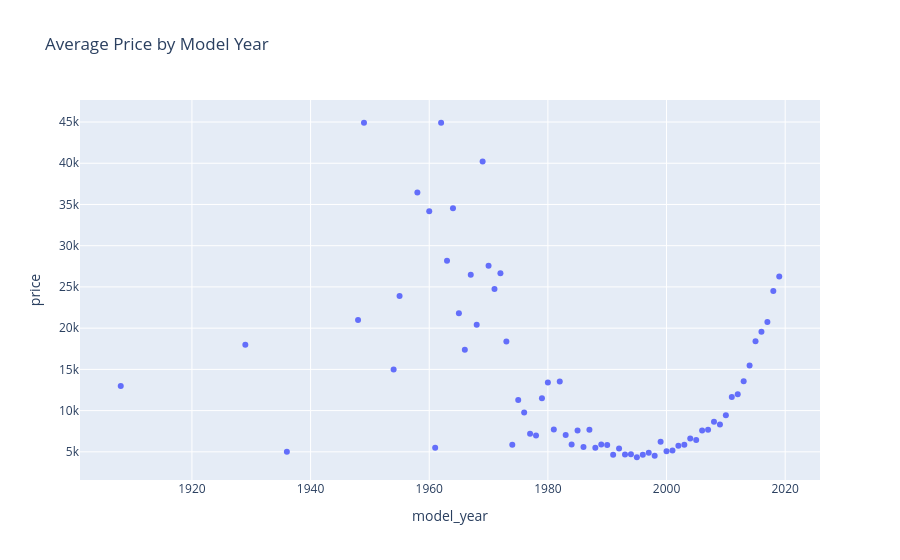

This figure's notebook cell:
### Code cell
price_grp = vehicles_df.groupby('model_year')['price'].mean().reset_index()
price_fig = px.scatter(price_grp, x='model_year', y='price', title='Average Price by Model Year')
price_fig

### Figure 1 — Plotly figure (JSON) as saved in the notebook; plotly's stock layout.template omitted (floating-point values rounded to 4 significant figures)
{"data": [{"hovertemplate": "model_year=%{x}<br>price=%{y}<extra></extra>", "legendgroup": "", "marker": {"color": "#636efa", "symbol": "circle"}, "mode": "markers", "name": "", "orientation": "v", "showlegend": false, "type": "scatter", "x": [1908, 1929, 1936, 1948, 1949, 1954, 1955, 1958, 1960, 1961, 1962, 1963, 1964, 1965, 1966, 1967, 1968, 1969, 1970, 1971, 1972, 1973, 1974, 1975, 1976, 1977, 1978, 1979, 1980, 1981, 1982, 1983, 1984, 1985, 1986, 1987, 1988, 1989, 1990, 1991, 1992, 1993, 1994, 1995, 1996, 1997, 1998, 1999, 2000, 2001, 2002, 2003, 2004, 2005, 2006, 2007, 2008, 2009, 2010, 2011, 2012, 2013, 2014, 2015, 2016, 2017, 2018, 2019], "xaxis": "x", "y": [13000.0, 18000.0, 5000.0, 21000.0, 44900.0, 15000.0, 23900.0, 36450.0, 34170.0, 5500.0, 44910.0, 28170.0, 34540.0, 21800.0, 17390.0, 26480.0, 20420.0, 40210.0, 27580.0, 24740.0, 26660.0, 18390.0, 5862.0, 11280.0, 9766.0, 7200.0, 6970.0, 11500.0, 13410.0, 7695.0, 13530.0, 7036.0, 5902.0, 7592.0, 5579.0, 7670.0, 5482.0, 5894.0, 5839.0, 4648.0, 5410.0, 4684.0, 4702.0, 4343.0, 4643.0, 4899.0, 4520.0, 6213.0, 5085.0, 5150.0, 5733.0, 5871.0, 6618.0, 6439.0, 7593.0, 7691.0, 8640.0, 8305.0, 9435.0, 11660.0, 11980.0, 13550.0, 15480.0, 18400.0, 19570.0, 20740.0, 24520.0, 26250.0], "yaxis": "y"}], "layout": {"legend": {"tracegroupgap": 0}, "title": {"text": "Average Price by Model Year"}, "xaxis": {"anchor": "y", "domain": [0, 1], "title": {"text": "model_year"}}, "yaxis": {"anchor": "x", "domain": [0, 1], "title": {"text": "price"}}}}
